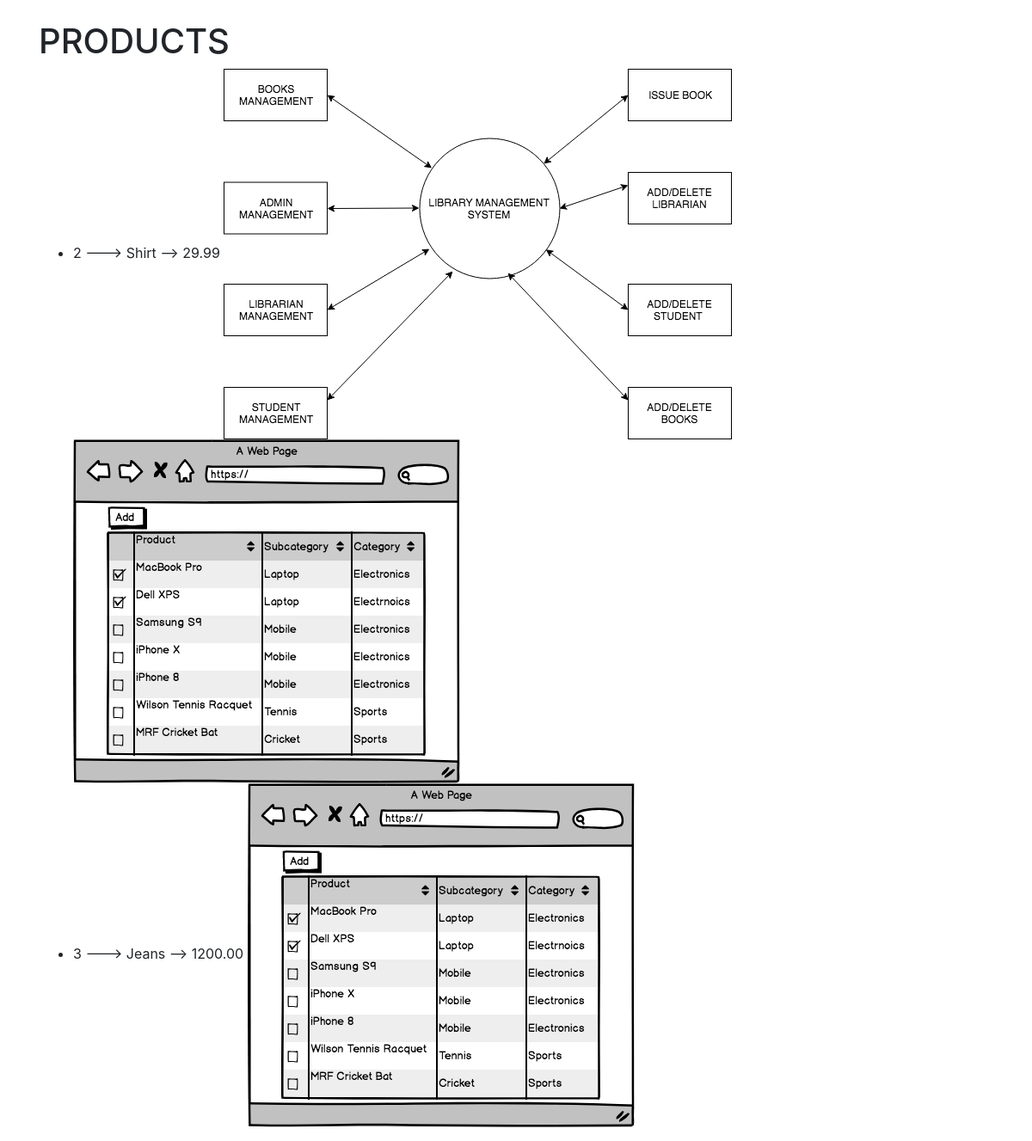
Screenshot of /products/ with the database file from the repository.
### products/models.py (models this page shows, shortened)
class Product(models.Model):
    title = models.CharField(max_length=120, null=False,blank=False)
    description = models.TextField(null=True,blank=True)
    price = models.DecimalField(decimal_places=2,max_digits=100,default=29.99)
    sale_price = models.DecimalField(decimal_places=2,max_digits=100,null=True,blank=True)
    slug  = models.SlugField(unique=True)
    timestamp = models.DateTimeField(auto_now_add=True,auto_now=False)
    updated = models.DateTimeField(auto_now_add=False,auto_now=True)
    active = models.BooleanField(default=True)
    def __str__(self):
        return self.title
    class Meta:
        unique_together = ('title','slug')

class ProductImage(models.Model):
    product = models.ForeignKey(Product,on_delete=models.CASCADE)
    image = models.ImageField(upload_to='products/images/')
    featured = models.BooleanField(default=False)
    thumbnail = models.BooleanField(default=False)
    updated = models.DateTimeField(auto_now_add=False,auto_now=True)
    active = models.BooleanField(default=True)

### products/views.py (the view)
# urls.py: url(r'^products/$',product_views.all,name='products'),
def all(request):
    context = {'products':Product.objects.all()}
    template = 'all.html'
    return render(request,template,context)

### products/templates/all.html (shortened to what this page needs)
<!DOCTYPE html>
<html lang="en">
<head>
    <link href="https://stackpath.bootstrapcdn.com/bootstrap/4.2.1/css/bootstrap.min.css" rel="stylesheet">
</head>
<body>
    <div class="container">
        <br>
            <h1>PRODUCTS</h1>
            <ul>
                {% for product in products %}
                <li>{{ product.id }} ---> {{ product }} --> {{ product.price }}
                    {% for image in product.productimage_set.all %}
                    <img src="{{MEDIA_ROOT}}{{image.image.url}}">
                    {% endfor %}
                </li>
                {% endfor %}
            </ul>
    </div>
</body>
</html>

### rows the page displays
Product: id "2", title "Shirt", price "29.99"
ProductImage: image (picture)
ProductImage: image (picture)
Product: id "3", title "Jeans", price "1200.00"
ProductImage: image (picture)
